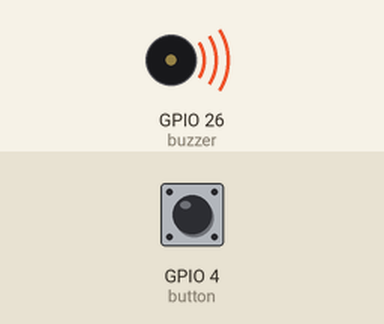
The sketch below on a simulated ESP32. Parts: buzzer (waves = sounding). The test bench sets the inputs (shaded band); at power-on: GPIO 4 (button) HIGH.

Above: at 0.7 s.
At 18.1 s:
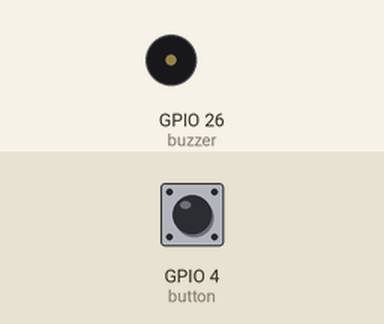
Timing chart, 0 to 23.8 s (numbered marks = the images above):
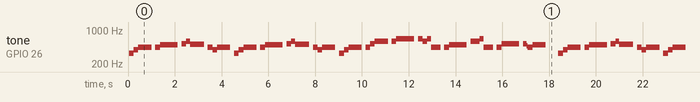

The sketch:

lab6.2.ino
```cpp
#include "pitches.h"
#define buzzer 26
#define button 4
const float songSpeed = 1.0;
int i = 4;
hw_timer_t *My_timer = NULL;

// notes in the melody:
int notes[] = {
    NOTE_E4, NOTE_G4, NOTE_A4, NOTE_A4, 0,
    NOTE_A4, NOTE_B4, NOTE_C5, NOTE_C5, 0,
    NOTE_C5, NOTE_D5, NOTE_B4, NOTE_B4, 0,
    NOTE_A4, NOTE_G4, NOTE_A4, 0,

    NOTE_E4, NOTE_G4, NOTE_A4, NOTE_A4, 0,
    NOTE_A4, NOTE_B4, NOTE_C5, NOTE_C5, 0,
    NOTE_C5, NOTE_D5, NOTE_B4, NOTE_B4, 0,
    NOTE_A4, NOTE_G4, NOTE_A4, 0,

    NOTE_E4, NOTE_G4, NOTE_A4, NOTE_A4, 0,
    NOTE_A4, NOTE_C5, NOTE_D5, NOTE_D5, 0,
    NOTE_D5, NOTE_E5, NOTE_F5, NOTE_F5, 0,
    NOTE_E5, NOTE_D5, NOTE_E5, NOTE_A4, 0,

    NOTE_A4, NOTE_B4, NOTE_C5, NOTE_C5, 0,
    NOTE_D5, NOTE_E5, NOTE_A4, 0,
    NOTE_A4, NOTE_C5, NOTE_B4, NOTE_B4, 0,
    NOTE_C5, NOTE_A4, NOTE_B4, 0
};

int durations[] = {125, 125, 250, 125, 125,
    125, 125, 250, 125, 125,
    125, 125, 250, 125, 125,
    125, 125, 375, 125,

    125, 125, 250, 125, 125,
    125, 125, 250, 125, 125,
    125, 125, 250, 125, 125,
    125, 125, 375, 125,

    125, 125, 250, 125, 125,
    125, 125, 250, 125, 125,
    125, 125, 250, 125, 125,
    125, 125, 125, 250, 125,

    125, 125, 250, 125, 125,
    250, 125, 250, 125,
    125, 125, 250, 125, 125,
    125, 125, 375, 375};

double speed[] = {
  0.5, 0.75, 1, 1.25, 1.5
};

void IRAM_ATTR onTimer(){
  digitalWrite(buzzer, !digitalRead(buzzer));
}

void IRAM_ATTR IO_INT_ISR(){
  i--;
  if(i == -1){
    i = 4;
  }
}

void setup() {
  pinMode(buzzer, OUTPUT);
  pinMode(button, INPUT);
  My_timer = timerBegin(0, 80, true);  // use tiemr 0 and set prescale to 80 so 1 tick is 1 uSec
  timerAttachInterrupt(My_timer, &onTimer, true); // point to the ISR
  attachInterrupt(button, IO_INT_ISR, FALLING);
}

void loop() {
  for(int j=0; j<sizeof(notes)/sizeof(int); j++){
    playNotes(notes[j], durations[j], speed[i]);
  }
}

void playNotes(double Hz, int duration, double speed){
  timerAlarmWrite(My_timer, toTime(Hz), true);
  timerAlarmEnable(My_timer);  // enable the alarm
  int dur = duration * speed;
  delay(dur);
}

int toTime(double Hz) {
  return (int) ((1.0 / Hz) * 1000000.0 / 2.0);
}
```

Measured:
- by itself, tone on GPIO 26 (buzzer): plays 330 Hz for 0.20 s, 392 Hz for 0.20 s, 440 Hz for 0.56 s, 440 Hz for 0.20 s, 494 Hz for 0.76 s, 523 Hz for 0.20 s … (320 notes in this stretch)
